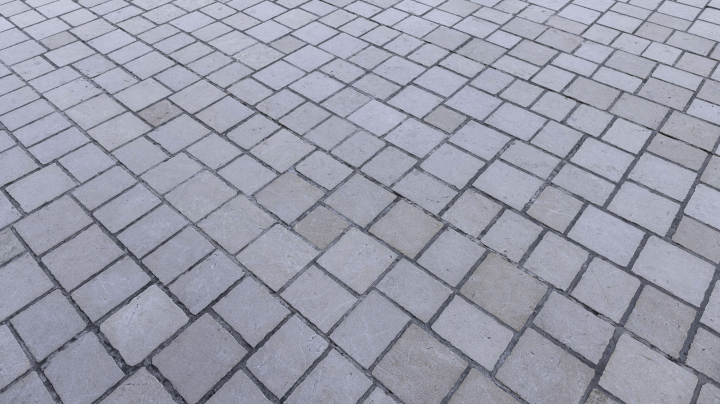
#> input picture kostka.jpg, 720 x 404 px
$ python zad2.py
#> lines starting #> are read from the running program, lines starting #| are printed output that depends on the picture
import cv2
import matplotlib.pyplot as plt

image = cv2.imread('kostka.jpg')
#> image is the input picture: shape (404, 720, 3); mean B, G, R 170.3, 155.7, 153.5
gray = cv2.cvtColor(image, cv2.COLOR_BGR2GRAY)
resized = cv2.resize(image, (300, int(300 * image.shape[0] / image.shape[1])))
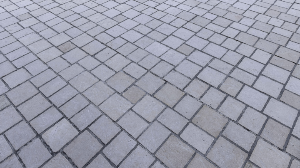
#> resized: shape (168, 300, 3); mean B, G, R 170.2, 155.6, 153.4
resized_gray = cv2.cvtColor(resized, cv2.COLOR_BGR2GRAY)

_, thresh = cv2.threshold(resized_gray, 140, 255, cv2.THRESH_BINARY)
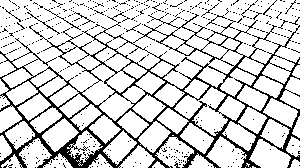
#> thresh: shape (168, 300); 82.1% white; black in thin lines or dots

modes = {
    "RETR_EXTERNAL": cv2.RETR_EXTERNAL, # najmniej wrażliwy na niedokładności
    "RETR_LIST": cv2.RETR_LIST, # wysoka wrażliwość na niedokładność
    "RETR_TREE": cv2.RETR_TREE # nie jestem w stanie znaleźć różnicy wizualnej między RETR_LIST a RETR_TREE
}

plt.figure(figsize=(15, 5))

for i, (mode_name, mode) in enumerate(modes.items()):
    contours, _ = cv2.findContours(thresh, mode, cv2.CHAIN_APPROX_SIMPLE)

    drawn = resized.copy()
    cv2.drawContours(drawn, contours, -1, (0, 0, 255), 2)

    plt.subplot(1, 3, i+1)
    plt.imshow(cv2.cvtColor(drawn, cv2.COLOR_BGR2RGB))
    plt.title(mode_name)
    plt.axis('off')
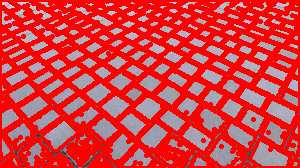
#> drawn: shape (168, 300, 3); mean B, G, R 66.8, 61.1, 220.1

plt.tight_layout()
plt.show()
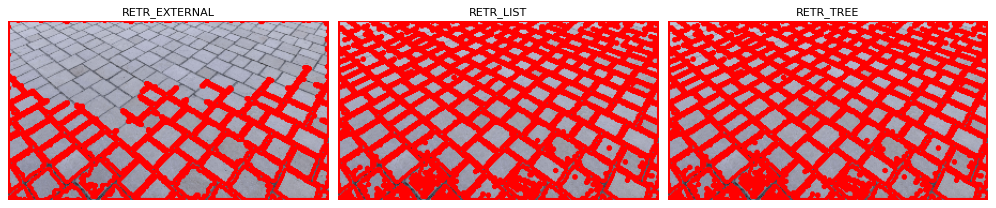
#> figure drawn by matplotlib, 3 panels
